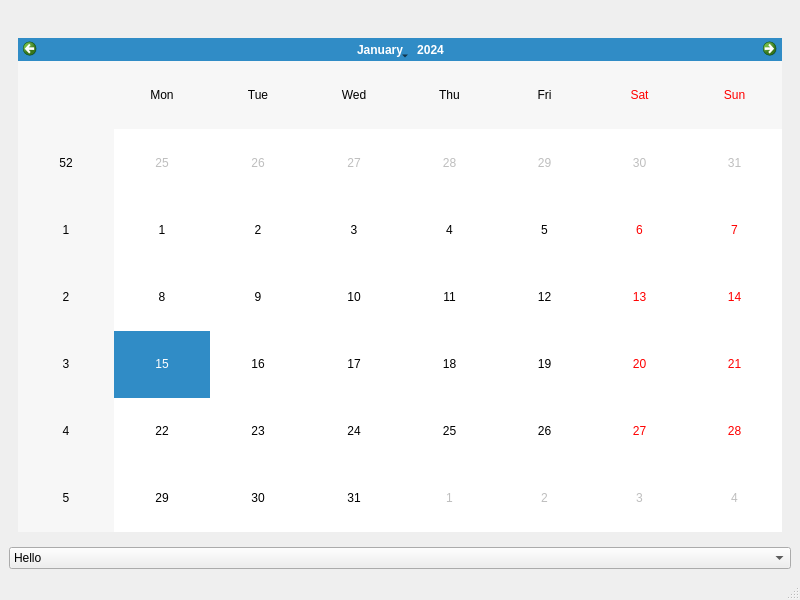
<?xml version="1.0" encoding="UTF-8"?>
<ui version="4.0">
 <class>MainWindow</class>
 <widget class="QMainWindow" name="MainWindow">
  <property name="geometry">
   <rect>
    <x>0</x>
    <y>0</y>
    <width>800</width>
    <height>600</height>
   </rect>
  </property>
  <property name="windowTitle">
   <string>MainWindow</string>
  </property>
  <widget class="QWidget" name="centralwidget">
   <layout class="QVBoxLayout" name="verticalLayout_2">
    <item>
     <widget class="QLabel" name="label">
      <property name="text">
       <string/>
      </property>
     </widget>
    </item>
    <item>
     <widget class="QWidget" name="widget" native="true">
      <layout class="QVBoxLayout" name="verticalLayout">
       <item>
        <widget class="QCalendarWidget" name="calendarWidget"/>
       </item>
      </layout>
     </widget>
    </item>
    <item>
     <widget class="QComboBox" name="comboBox">
      <item>
       <property name="text">
        <string>Hello</string>
       </property>
      </item>
      <item>
       <property name="text">
        <string>Charliechen</string>
       </property>
      </item>
      <item>
       <property name="text">
        <string>Here is Combo Test</string>
       </property>
      </item>
     </widget>
    </item>
   </layout>
  </widget>
  <widget class="QMenuBar" name="menubar">
   <property name="geometry">
    <rect>
     <x>0</x>
     <y>0</y>
     <width>800</width>
     <height>27</height>
    </rect>
   </property>
  </widget>
  <widget class="QStatusBar" name="statusbar"/>
 </widget>
 <resources/>
 <connections/>
</ui>
